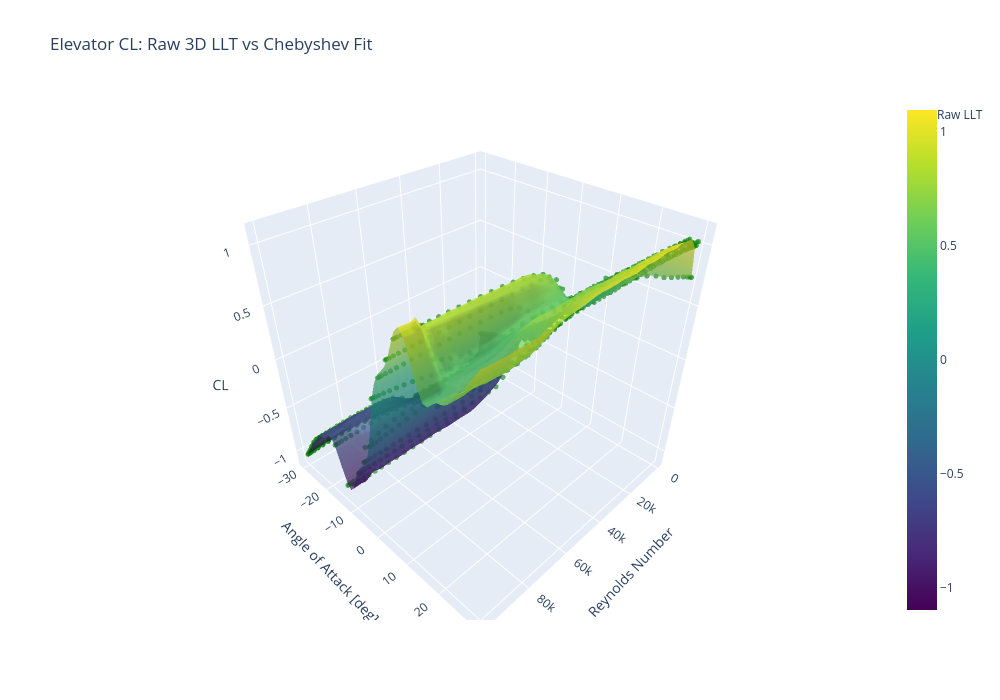

Notebook code cell kept with this figure:
### Markdown cell above
## Plot Elevator CL: Raw vs Chebyshev Fit

### Code cell
if elevator_files_exist:
    fig = go.Figure()
    
    # Scatter plot of raw LLT data
    fig.add_trace(go.Scatter3d(
        x=Re_grid.flatten(),
        y=alpha_grid.flatten(),
        z=elev_CL_raw.flatten(),
        mode='markers',
        marker=dict(size=3, color='green', opacity=0.6),
        name='Raw LLT',
        hovertemplate='Re: %{x:.0f}<br>α: %{y:.2f}°<br>CL: %{z:.4f}<extra></extra>'
    ))
    
    # Surface plot of Chebyshev fit
    elev_CL_surface = evaluate_chebyshev(AA_mesh, RE_mesh, elev_phi_CL, alpha_range, Re_range)
    elev_CL_surface = elev_CL_surface.reshape(n_grid, n_grid)
    
    fig.add_trace(go.Surface(
        x=Re_fine,
        y=alpha_fine,
        z=elev_CL_surface,
        colorscale='Viridis',
        name='Chebyshev Fit',
        showscale=True,
        opacity=0.7,
        hovertemplate='Re: %{x:.0f}<br>α: %{y:.2f}°<br>CL: %{z:.4f}<extra></extra>'
    ))
    
    fig.update_layout(
        title="Elevator CL: Raw 3D LLT vs Chebyshev Fit",
        scene=dict(
            xaxis_title='Reynolds Number',
            yaxis_title='Angle of Attack [deg]',
            zaxis_title='CL',
        ),
        width=1000,
        height=700,
        showlegend=True
    )
    
    fig.show()
else:
    print("Skipping elevator CL plot (no data)")

### Figure 1 — Plotly figure (JSON) as saved in the notebook; plotly's stock layout.template omitted (floating-point values rounded to 4 significant figures; data arrays with more than 128 entries replaced by an {"elided": "..."} marker saying what was removed)
{"data": [{"hovertemplate": "Re: %{x:.0f}<br>α: %{y:.2f}°<br>CL: %{z:.4f}<extra></extra>", "marker": {"color": "green", "opacity": 0.6, "size": 3}, "mode": "markers", "name": "Raw LLT", "type": "scatter3d", "x": {"elided": "1024 float values"}, "y": {"elided": "1024 float values"}, "z": {"elided": "1024 float values"}}, {"colorscale": [[0, "#440154"], [0.1111, "#482878"], [0.2222, "#3e4989"], [0.3333, "#31688e"], [0.4444, "#26828e"], [0.5556, "#1f9e89"], [0.6667, "#35b779"], [0.7778, "#6ece58"], [0.8889, "#b5de2b"], [1, "#fde725"]], "hovertemplate": "Re: %{x:.0f}<br>α: %{y:.2f}°<br>CL: %{z:.4f}<extra></extra>", "name": "Chebyshev Fit", "opacity": 0.7, "showscale": true, "type": "surface", "x": [160.2, 2196.0, 4233.0, 6269.0, 8305.0, 10340.0, 12380.0, 14410.0, 16450.0, 18490.0, 20520.0, 22560.0, 24600.0, 26630.0, 28670.0, 30700.0, 32740.0, 34780.0, 36810.0, 38850.0, 40890.0, 42920.0, 44960.0, 47000.0, 49030.0, 51070.0, 53100.0, 55140.0, 57180.0, 59210.0, 61250.0, 63290.0, 65320.0, 67360.0, 69400.0, 71430.0, 73470.0, 75500.0, 77540.0, 79580.0, 81610.0, 83650.0, 85690.0, 87720.0, 89760.0, 91790.0, 93830.0, 95870.0, 97900.0, 99940.0], "y": [-29.96, -28.74, -27.52, -26.29, -25.07, -23.85, -22.63, -21.4, -20.18, -18.96, -17.73, -16.51, -15.29, -14.06, -12.84, -11.62, -10.4, -9.173, -7.95, -6.727, -5.504, -4.281, -3.058, -1.835, -0.6115, 0.6115, 1.835, 3.058, 4.281, 5.504, 6.727, 7.95, 9.173, 10.4, 11.62, 12.84, 14.06, 15.29, 16.51, 17.73, 18.96, 20.18, 21.4, 22.63, 23.85, 25.07, 26.29, 27.52, 28.74, 29.96], "z": {"elided": "50x50 float values"}}], "layout": {"height": 700, "scene": {"xaxis": {"title": {"text": "Reynolds Number"}}, "yaxis": {"title": {"text": "Angle of Attack [deg]"}}, "zaxis": {"title": {"text": "CL"}}}, "showlegend": true, "title": {"text": "Elevator CL: Raw 3D LLT vs Chebyshev Fit"}, "width": 1000}}
